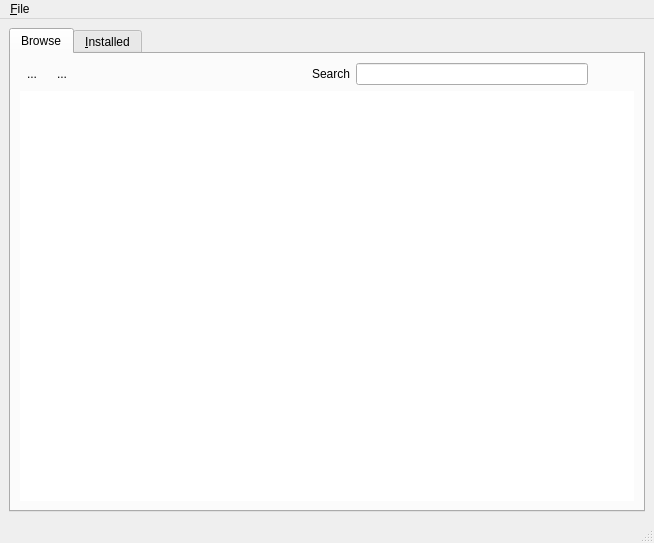
<?xml version="1.0" encoding="UTF-8"?>
<ui version="4.0">
 <class>PBM</class>
 <widget class="QMainWindow" name="PBM">
  <property name="geometry">
   <rect>
    <x>0</x>
    <y>0</y>
    <width>654</width>
    <height>543</height>
   </rect>
  </property>
  <property name="windowTitle">
   <string>AppCafe</string>
  </property>
  <property name="windowIcon">
   <iconset resource="SoftwareManager.qrc">
    <normaloff>:/appcafe.png</normaloff>:/appcafe.png</iconset>
  </property>
  <widget class="QWidget" name="centralwidget">
   <layout class="QGridLayout" name="gridLayout_2">
    <item row="0" column="0">
     <widget class="QTabWidget" name="tabPBM">
      <property name="currentIndex">
       <number>0</number>
      </property>
      <property name="iconSize">
       <size>
        <width>24</width>
        <height>24</height>
       </size>
      </property>
      <widget class="QWidget" name="tabSoftwareBrowser">
       <attribute name="icon">
        <iconset resource="SoftwareManager.qrc">
         <normaloff>:/appcafe.png</normaloff>:/appcafe.png</iconset>
       </attribute>
       <attribute name="title">
        <string>Browse</string>
       </attribute>
       <layout class="QGridLayout" name="gridLayout">
        <item row="0" column="0">
         <layout class="QHBoxLayout" name="horizontalLayout_2">
          <item>
           <widget class="QToolButton" name="toolBackButton">
            <property name="text">
             <string>...</string>
            </property>
            <property name="icon">
             <iconset resource="SoftwareManager.qrc">
              <normaloff>:/go-previous.png</normaloff>:/go-previous.png</iconset>
            </property>
            <property name="iconSize">
             <size>
              <width>22</width>
              <height>22</height>
             </size>
            </property>
            <property name="autoRaise">
             <bool>true</bool>
            </property>
           </widget>
          </item>
          <item>
           <widget class="QToolButton" name="toolHomeButton">
            <property name="text">
             <string>...</string>
            </property>
            <property name="icon">
             <iconset resource="SoftwareManager.qrc">
              <normaloff>:/go-home.png</normaloff>:/go-home.png</iconset>
            </property>
            <property name="iconSize">
             <size>
              <width>22</width>
              <height>22</height>
             </size>
            </property>
            <property name="autoRaise">
             <bool>true</bool>
            </property>
           </widget>
          </item>
          <item>
           <spacer name="horizontalSpacer_4">
            <property name="orientation">
             <enum>Qt::Horizontal</enum>
            </property>
            <property name="sizeHint" stdset="0">
             <size>
              <width>40</width>
              <height>20</height>
             </size>
            </property>
           </spacer>
          </item>
          <item>
           <widget class="QLabel" name="Searchlabel">
            <property name="text">
             <string>Search</string>
            </property>
           </widget>
          </item>
          <item>
           <widget class="QLineEdit" name="lineSearch"/>
          </item>
          <item>
           <widget class="QPushButton" name="pushSearch">
            <property name="text">
             <string/>
            </property>
            <property name="icon">
             <iconset resource="SoftwareManager.qrc">
              <normaloff>:/edit-find.png</normaloff>:/edit-find.png</iconset>
            </property>
            <property name="iconSize">
             <size>
              <width>22</width>
              <height>22</height>
             </size>
            </property>
            <property name="autoDefault">
             <bool>true</bool>
            </property>
            <property name="default">
             <bool>false</bool>
            </property>
            <property name="flat">
             <bool>true</bool>
            </property>
           </widget>
          </item>
         </layout>
        </item>
        <item row="1" column="0">
         <widget class="QStackedWidget" name="browseStack">
          <property name="styleSheet">
           <string notr="true">background-color: rgb(255, 255, 255);</string>
          </property>
          <property name="currentIndex">
           <number>-1</number>
          </property>
         </widget>
        </item>
       </layout>
      </widget>
      <widget class="QWidget" name="tab">
       <attribute name="icon">
        <iconset resource="SoftwareManager.qrc">
         <normaloff>:/application.png</normaloff>:/application.png</iconset>
       </attribute>
       <attribute name="title">
        <string>&amp;Installed</string>
       </attribute>
       <layout class="QGridLayout" name="gridLayout_3">
        <item row="0" column="0">
         <layout class="QHBoxLayout" name="horizontalLayout_4">
          <item>
           <widget class="QTreeWidget" name="SoftwareListBox">
            <property name="iconSize">
             <size>
              <width>32</width>
              <height>32</height>
             </size>
            </property>
            <property name="textElideMode">
             <enum>Qt::ElideRight</enum>
            </property>
            <property name="autoExpandDelay">
             <number>-1</number>
            </property>
            <property name="indentation">
             <number>20</number>
            </property>
            <property name="rootIsDecorated">
             <bool>false</bool>
            </property>
            <property name="uniformRowHeights">
             <bool>false</bool>
            </property>
            <property name="itemsExpandable">
             <bool>true</bool>
            </property>
            <property name="headerHidden">
             <bool>false</bool>
            </property>
            <attribute name="headerCascadingSectionResizes">
             <bool>false</bool>
            </attribute>
            <attribute name="headerStretchLastSection">
             <bool>true</bool>
            </attribute>
            <column>
             <property name="text">
              <string>Program Name</string>
             </property>
            </column>
            <column>
             <property name="text">
              <string>Status</string>
             </property>
            </column>
           </widget>
          </item>
         </layout>
        </item>
        <item row="1" column="0">
         <layout class="QHBoxLayout" name="horizontalLayout_10">
          <item>
           <widget class="QPushButton" name="pushUpdateAll">
            <property name="text">
             <string>Update &amp;All</string>
            </property>
           </widget>
          </item>
          <item>
           <spacer name="horizontalSpacer_7">
            <property name="orientation">
             <enum>Qt::Horizontal</enum>
            </property>
            <property name="sizeHint" stdset="0">
             <size>
              <width>40</width>
              <height>20</height>
             </size>
            </property>
           </spacer>
          </item>
         </layout>
        </item>
        <item row="2" column="0">
         <widget class="QStackedWidget" name="AppInfoStack">
          <property name="sizePolicy">
           <sizepolicy hsizetype="Preferred" vsizetype="Fixed">
            <horstretch>0</horstretch>
            <verstretch>0</verstretch>
           </sizepolicy>
          </property>
          <property name="currentIndex">
           <number>0</number>
          </property>
          <widget class="QWidget" name="InstalledPage">
           <layout class="QHBoxLayout" name="horizontalLayout_9">
            <item>
             <widget class="QLabel" name="AppIcon">
              <property name="minimumSize">
               <size>
                <width>64</width>
                <height>64</height>
               </size>
              </property>
              <property name="maximumSize">
               <size>
                <width>64</width>
                <height>64</height>
               </size>
              </property>
              <property name="pixmap">
               <pixmap resource="SoftwareManager.qrc">:/application.png</pixmap>
              </property>
              <property name="scaledContents">
               <bool>true</bool>
              </property>
              <property name="wordWrap">
               <bool>false</bool>
              </property>
             </widget>
            </item>
            <item>
             <layout class="QVBoxLayout" name="verticalLayout">
              <item>
               <layout class="QHBoxLayout" name="horizontalLayout_5">
                <item>
                 <widget class="QLabel" name="AppNameLabel">
                  <property name="font">
                   <font>
                    <weight>75</weight>
                    <bold>true</bold>
                    <underline>true</underline>
                   </font>
                  </property>
                  <property name="text">
                   <string>Application name</string>
                  </property>
                 </widget>
                </item>
                <item>
                 <spacer name="horizontalSpacer_5">
                  <property name="orientation">
                   <enum>Qt::Horizontal</enum>
                  </property>
                  <property name="sizeHint" stdset="0">
                   <size>
                    <width>40</width>
                    <height>20</height>
                   </size>
                  </property>
                 </spacer>
                </item>
                <item>
                 <widget class="QLabel" name="AppStateLabel">
                  <property name="text">
                   <string>TextLabel</string>
                  </property>
                 </widget>
                </item>
               </layout>
              </item>
              <item>
               <layout class="QHBoxLayout" name="horizontalLayout">
                <item>
                 <widget class="QLabel" name="label_4">
                  <property name="text">
                   <string>Version:</string>
                  </property>
                 </widget>
                </item>
                <item>
                 <widget class="QLabel" name="AppVersionLabel">
                  <property name="text">
                   <string>1.20.19</string>
                  </property>
                 </widget>
                </item>
                <item>
                 <widget class="QLabel" name="NewVersionLabel">
                  <property name="font">
                   <font>
                    <weight>75</weight>
                    <bold>true</bold>
                   </font>
                  </property>
                  <property name="text">
                   <string>New version available:</string>
                  </property>
                 </widget>
                </item>
                <item>
                 <widget class="QLabel" name="AppUpdateVersionLabel">
                  <property name="font">
                   <font>
                    <weight>75</weight>
                    <bold>true</bold>
                   </font>
                  </property>
                  <property name="text">
                   <string>1.20.20</string>
                  </property>
                 </widget>
                </item>
                <item>
                 <widget class="QPushButton" name="pushUpdatePBIs">
                  <property name="text">
                   <string>Update</string>
                  </property>
                 </widget>
                </item>
                <item>
                 <spacer name="horizontalSpacer_2">
                  <property name="orientation">
                   <enum>Qt::Horizontal</enum>
                  </property>
                  <property name="sizeHint" stdset="0">
                   <size>
                    <width>40</width>
                    <height>20</height>
                   </size>
                  </property>
                 </spacer>
                </item>
                <item>
                 <widget class="QToolButton" name="PBIMoreButton">
                  <property name="text">
                   <string>More...</string>
                  </property>
                  <property name="popupMode">
                   <enum>QToolButton::MenuButtonPopup</enum>
                  </property>
                 </widget>
                </item>
               </layout>
              </item>
              <item>
               <layout class="QHBoxLayout" name="horizontalLayout_3">
                <item>
                 <widget class="QLabel" name="label_3">
                  <property name="text">
                   <string>Author:</string>
                  </property>
                 </widget>
                </item>
                <item>
                 <widget class="QPushButton" name="AppAuthorLabel">
                  <property name="font">
                   <font>
                    <underline>true</underline>
                   </font>
                  </property>
                  <property name="cursor">
                   <cursorShape>PointingHandCursor</cursorShape>
                  </property>
                  <property name="text">
                   <string/>
                  </property>
                  <property name="flat">
                   <bool>true</bool>
                  </property>
                 </widget>
                </item>
                <item>
                 <widget class="QLabel" name="label_2">
                  <property name="text">
                   <string>License:</string>
                  </property>
                 </widget>
                </item>
                <item>
                 <widget class="QLabel" name="AppLicenseLabel">
                  <property name="text">
                   <string>BSD</string>
                  </property>
                 </widget>
                </item>
                <item>
                 <spacer name="horizontalSpacer">
                  <property name="orientation">
                   <enum>Qt::Horizontal</enum>
                  </property>
                  <property name="sizeHint" stdset="0">
                   <size>
                    <width>40</width>
                    <height>20</height>
                   </size>
                  </property>
                 </spacer>
                </item>
                <item>
                 <widget class="QPushButton" name="RemoveButton">
                  <property name="text">
                   <string>&amp;Remove</string>
                  </property>
                 </widget>
                </item>
               </layout>
              </item>
             </layout>
            </item>
           </layout>
          </widget>
          <widget class="QWidget" name="page_2">
           <layout class="QHBoxLayout" name="horizontalLayout_8">
            <item>
             <widget class="QLabel" name="AppIcon2">
              <property name="minimumSize">
               <size>
                <width>64</width>
                <height>64</height>
               </size>
              </property>
              <property name="maximumSize">
               <size>
                <width>64</width>
                <height>64</height>
               </size>
              </property>
              <property name="pixmap">
               <pixmap resource="SoftwareManager.qrc">:/application.png</pixmap>
              </property>
              <property name="scaledContents">
               <bool>true</bool>
              </property>
              <property name="wordWrap">
               <bool>false</bool>
              </property>
             </widget>
            </item>
            <item>
             <layout class="QVBoxLayout" name="verticalLayout_3">
              <item>
               <layout class="QHBoxLayout" name="horizontalLayout_7">
                <item>
                 <widget class="QLabel" name="AppNameLabel2">
                  <property name="font">
                   <font>
                    <weight>75</weight>
                    <bold>true</bold>
                    <underline>true</underline>
                   </font>
                  </property>
                  <property name="text">
                   <string>Application name</string>
                  </property>
                 </widget>
                </item>
                <item>
                 <spacer name="horizontalSpacer_6">
                  <property name="orientation">
                   <enum>Qt::Horizontal</enum>
                  </property>
                  <property name="sizeHint" stdset="0">
                   <size>
                    <width>40</width>
                    <height>20</height>
                   </size>
                  </property>
                 </spacer>
                </item>
                <item>
                 <widget class="QLabel" name="AppDownloadStateLabel">
                  <property name="text">
                   <string/>
                  </property>
                 </widget>
                </item>
               </layout>
              </item>
              <item>
               <widget class="QProgressBar" name="PbiProgressBar">
                <property name="value">
                 <number>0</number>
                </property>
                <property name="invertedAppearance">
                 <bool>false</bool>
                </property>
               </widget>
              </item>
              <item>
               <layout class="QHBoxLayout" name="horizontalLayout_6">
                <item>
                 <widget class="QLabel" name="ProgressTextLabel">
                  <property name="sizePolicy">
                   <sizepolicy hsizetype="Preferred" vsizetype="Preferred">
                    <horstretch>0</horstretch>
                    <verstretch>0</verstretch>
                   </sizepolicy>
                  </property>
                  <property name="maximumSize">
                   <size>
                    <width>400</width>
                    <height>16777215</height>
                   </size>
                  </property>
                  <property name="text">
                   <string/>
                  </property>
                 </widget>
                </item>
                <item>
                 <spacer name="horizontalSpacer_3">
                  <property name="orientation">
                   <enum>Qt::Horizontal</enum>
                  </property>
                  <property name="sizeHint" stdset="0">
                   <size>
                    <width>40</width>
                    <height>20</height>
                   </size>
                  </property>
                 </spacer>
                </item>
                <item>
                 <widget class="QPushButton" name="ProgressCancelButton">
                  <property name="text">
                   <string>Cancel</string>
                  </property>
                 </widget>
                </item>
               </layout>
              </item>
             </layout>
            </item>
           </layout>
          </widget>
         </widget>
        </item>
       </layout>
      </widget>
     </widget>
    </item>
   </layout>
  </widget>
  <widget class="QMenuBar" name="menubar">
   <property name="geometry">
    <rect>
     <x>0</x>
     <y>0</y>
     <width>654</width>
     <height>22</height>
    </rect>
   </property>
   <widget class="QMenu" name="menu_File">
    <property name="title">
     <string>&amp;File</string>
    </property>
    <addaction name="actionPreferences"/>
    <addaction name="separator"/>
    <addaction name="action_Quit"/>
   </widget>
   <addaction name="menu_File"/>
  </widget>
  <widget class="QStatusBar" name="statusbar"/>
  <action name="action_Quit">
   <property name="text">
    <string>&amp;Quit</string>
   </property>
  </action>
  <action name="actionPreferences">
   <property name="text">
    <string>Preferences</string>
   </property>
  </action>
 </widget>
 <resources>
  <include location="SoftwareManager.qrc"/>
 </resources>
 <connections/>
</ui>
